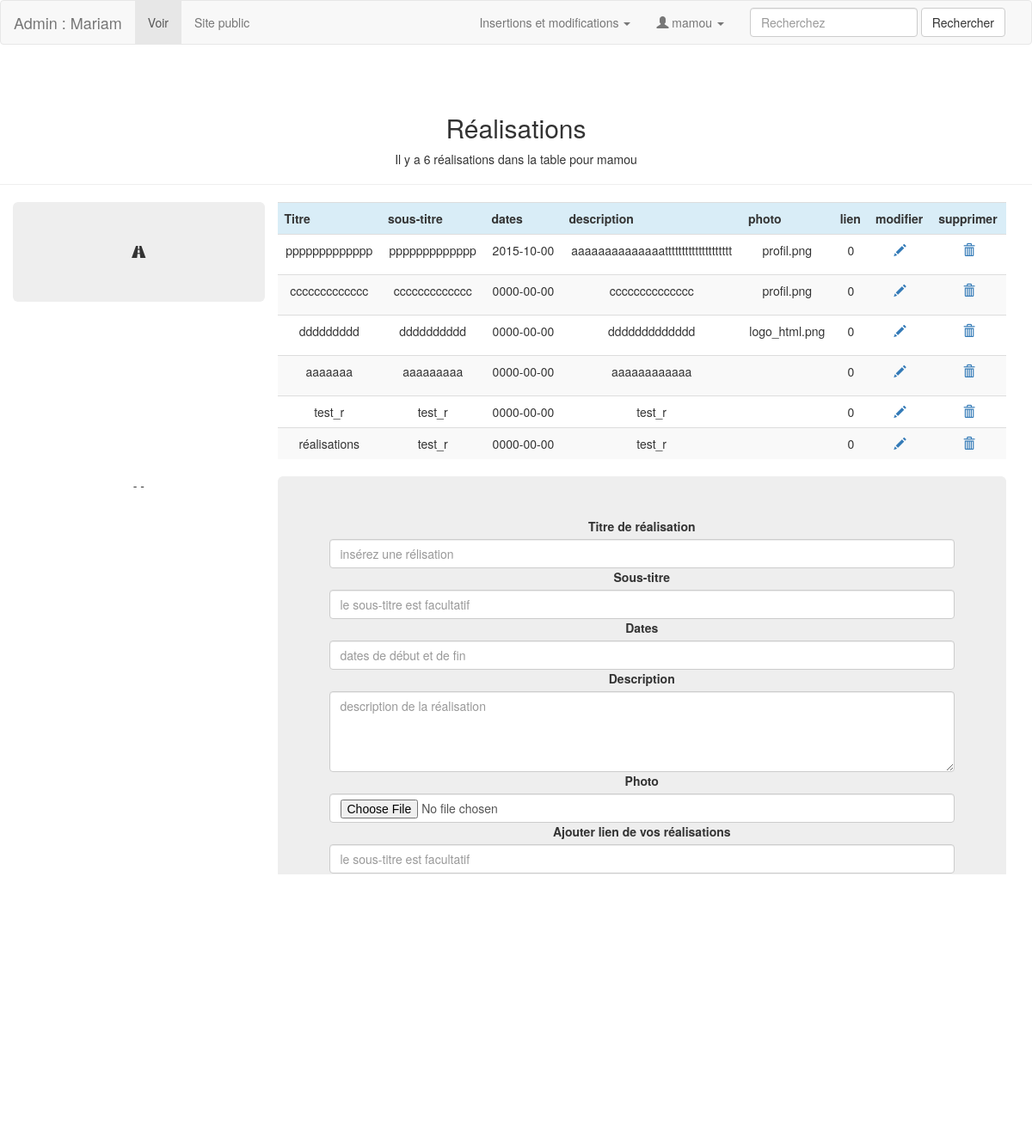
Page /admin/realisations.php (signed in) on the committed database.
### tables this page shows
CREATE TABLE `utilisateurs` (
  `id_utilisateur` int(11) NOT NULL,
  `prenom` varchar(25) NOT NULL,
  `nom` varchar(25) NOT NULL,
  `email` varchar(50) NOT NULL,
  `telephone` int(20) NOT NULL,
  `mdp` varchar(13) NOT NULL,
  `pseudo` varchar(13) NOT NULL,
  `avatar` varchar(255) NOT NULL,
  `age` int(5) NOT NULL,
  `date_naissance` date NOT NULL,
  `sexe` enum('Femme','Homme','Autre') NOT NULL,
  `etat_civil` enum('M','Mme','Autre') NOT NULL,
  `statut_martial` varchar(13) NOT NULL,
  `adresse` text NOT NULL,
  `code_postal` int(11) NOT NULL,
  `ville` varchar(25) NOT NULL,
  `pays` varchar(25) NOT NULL
);

CREATE TABLE `realisations` (
  `id_realisation` int(11) NOT NULL,
  `titre_r` varchar(45) NOT NULL,
  `sous_titre_r` varchar(45) DEFAULT NULL,
  `dates_r` date NOT NULL,
  `description_r` text NOT NULL,
  `photo_r` varchar(300) NOT NULL,
  `lien_r` int(11) NOT NULL,
  `utilisateur_id` int(11) NOT NULL
);

### admin/realisations.php (the view, shortened to what this page needs)
<?php require '../connexion/connexion.php' ?>
<?php
	if(isset($_SESSION['connexion']) && $_SESSION['connexion']=='connecté'){
		$id_utilisateur=$_SESSION['id_utilisateur'];
	}else{
		header('location:authentification.php');
	}
	?>
<!DOCTYPE html>
<html lang="fr">
<head>
	<?php
		$sql = $pdoCV->query(" SELECT * FROM utilisateurs WHERE id_utilisateur ='$id_utilisateur' ");
		$ligne_utilisateur = $sql->fetch();
	?>
<link rel="stylesheet" href="../css/bootstrap.css">
</head>
<body>
<?php include("include_nav.php"); ?>
<section>
  <div class="row">
   <?php
		$sql = $pdoCV->prepare("SELECT * FROM realisations WHERE utilisateur_id = '$id_utilisateur' ORDER BY id_realisation DESC ");
		$sql->execute();
		$nbr_realisations = $sql->rowCount();
	 ?>
    <div class="col-lg-12 page-header text-center">
      <h2>Réalisations</h2>
      <p>Il y a <?php echo $nbr_realisations; ?> réalisations dans la table pour <?php echo $ligne_utilisateur['pseudo']; ?></p>
    </div>
  </div>
  <div class="container">
    <div class="row text-center">
     <div class="col-xs-3 jumbotron">
          	<span class="glyphicon glyphicon-road"></span>
     </div>
      <div class="col-xs-9 text-center">
	<table class="table table-striped">
		<tbody>
		<tr class="info">
			<th scope="col">Titre</th>
			<th scope="col">sous-titre</th>
		  	<th scope="col">dates</th>
            <th scope="col">description</th>
            <th scope="col">photo</th>
            <th scope="col">lien</th>
			<th scope="col">modifier</th>
			<th scope="col">supprimer</th>
		</tr>
		<tr>
			<?php while ($ligne_realisation = $sql->fetch()) { ?>
			<td><?php echo $ligne_realisation['titre_r']; ?></td>
			<td><?php echo $ligne_realisation['sous_titre_r']; ?></td>
			<td><?php echo $ligne_realisation['dates_r']; ?></td>
            <td><?php echo $ligne_realisation['description_r']; ?></td>
            <td><?php echo $ligne_realisation['photo_r']; ?></td>
            <td><?php echo $ligne_realisation['lien_r']; ?></td>
			<td><a href="modif_realisation.php?id_realisation=<?php echo $ligne_realisation['id_realisation']; ?>"><span class="glyphicon glyphicon-pencil"></span></a></td>
			<td><a class="supprimer" href="re.php?id_realisation=<?php echo $ligne_realisation['id_experience']; ?>"><span class="glyphicon glyphicon-trash"></span></a></span></td>
		</tr>
			<?php } ?>
		</tbody>
	</table>
      </div>
    </div>
        <div class="row text-center">
          <div class="col-xs-3">- -
          </div>
          <div class="text-center col-xs-9">
           <div class="jumbotron">
            <form action="realisations.php" method="post" class="text-center">
              <div class="form-group">
                <label for="titre_r">Titre de réalisation</label>
                <input type="text" name="titre_r" class="form-control" id="titre_r" placeholder="insérez une rélisation">
                <label for="sous_titre_r">Sous-titre</label>
                <input type="text" name="sous_titre_r" class="form-control" id="sous_titre_r" placeholder="le sous-titre est facultatif">
                <label for="dates_r">Dates</label>
                <input type="text" name="dates_r" class="form-control" id="dates_r" placeholder="dates de début et de fin">
                <label for="description_r">Description</label>
                <textarea name="description_r" cols="80" rows="4" class="form-control" id="description_r" placeholder="description de la réalisation"></textarea>
                <label for="photo_r">Photo</label>
                <input type="file" name="photo_r" class="form-control" id="photo" placeholder="insérer une capture d'écran" >
                <label for="lien_r">Ajouter lien de vos réalisations</label>
                <input type="text" name="lien_r" class="form-control" id="lien_r" placeholder="le sous-titre est facultatif">
              </div>
              <input type="submit" value="Ajouter" class="btn btn-primary btn-lg" style="margin-top: 10px;">
            </form>
          </div>
        </div>
      </div>
</section>
<div class="well text-center"><span class="glyphicon glyphicon-leaf"></span></div>
	<?php include("include_footer.php"); ?>
</body>
</html>

### admin/include_nav.php (shortened to what this page needs)
<nav class="navbar navbar-default">
  <div class="container-fluid">
    <div class="navbar-header">
      <a class="navbar-brand" href="index.php">Admin : <?php echo $ligne_utilisateur['prenom']; ?></a></div>
    <div class="collapse navbar-collapse" id="bs-example-navbar-collapse-1">
      <ul class="nav navbar-nav">
        <li class="active"><a href="#">Voir <span class="sr-only">(current)</span></a> </li>
        <li><a href="../index.php" target="_blank">Site public</a></li>
      </ul>
      <form class="navbar-form navbar-right" role="search">
        <div class="form-group">
          <input type="text" class="form-control" placeholder="Recherchez">
        </div>
        <button type="submit" class="btn btn-default">Rechercher</button>
      </form>
      <ul class="nav navbar-nav navbar-right">
        <li class="dropdown"> <a href="#" class="dropdown-toggle" data-toggle="dropdown" role="button" aria-expanded="false" aria-haspopup="true">Insertions et modifications <span class="caret"></span></a>
        </li>
            <li class="dropdown"><a href="#" class="dropdown-toggle" data-toggle="dropdown" role="button" aria-expanded="false" aria-haspopup="true"> <span class="glyphicon glyphicon-user"></span> <?php echo $ligne_utilisateur['pseudo']; ?> <span class="caret"></span></a>
            </li>
      </ul>
    </div>
  </div>
</nav>

### rows in the picture
utilisateurs: prenom "Mariam", pseudo "mamou"
realisations: titre_r "ppppppppppppp", sous_titre_r "ppppppppppppp", dates_r "2015-10-00", description_r "aaaaaaaaaaaaaatttttttttttttttttttt", photo_r "profil.png", lien_r "0"
realisations: titre_r "ccccccccccccc", sous_titre_r "ccccccccccccc", dates_r "0000-00-00", description_r "cccccccccccccc", photo_r "profil.png", lien_r "0"
realisations: titre_r "ddddddddd", sous_titre_r "dddddddddd", dates_r "0000-00-00", description_r "ddddddddddddd", photo_r "logo_html.png", lien_r "0"
realisations: titre_r "aaaaaaa", sous_titre_r "aaaaaaaaa", dates_r "0000-00-00", description_r "aaaaaaaaaaaa", lien_r "0"
realisations: titre_r "test_r", sous_titre_r "test_r", dates_r "0000-00-00", description_r "test_r", lien_r "0"
realisations: titre_r "réalisations", sous_titre_r "test_r", dates_r "0000-00-00", description_r "test_r", lien_r "0"

### other values in the picture
$nbr_realisations "6"
